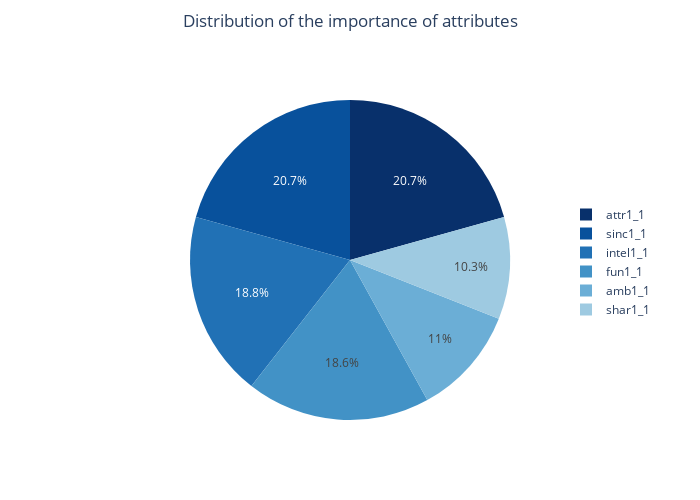

Notebook code cell kept with this figure:
### Code cell
color_palette = px.colors.sequential.Blues[::-1]
df_attributes_sort = df_attributes.median().sort_values(ascending=False)
trace = go.Pie(labels=attributes, values=df_attributes_sort, marker=dict(colors=color_palette))

layout = go.Layout(
    title={'text': 'Distribution of the importance of attributes', 'x': 0.5,'yanchor': 'top', 'y': 0.97},
    width=700, 
    height=500,
        legend=dict(
        x=0.9,
        y=0.3
    )
    )
fig = go.Figure(data=[trace], layout=layout)
fig.show()

### Figure 1 — Plotly figure (JSON) as saved in the notebook; plotly's stock layout.template omitted (floating-point values rounded to 4 significant figures)
{"data": [{"labels": ["attr1_1", "sinc1_1", "intel1_1", "fun1_1", "amb1_1", "shar1_1"], "marker": {"colors": ["rgb(8,48,107)", "rgb(8,81,156)", "rgb(33,113,181)", "rgb(66,146,198)", "rgb(107,174,214)", "rgb(158,202,225)", "rgb(198,219,239)", "rgb(222,235,247)", "rgb(247,251,255)"]}, "type": "pie", "values": [20, 20, 18.18, 18, 10.64, 10]}], "layout": {"height": 500, "legend": {"x": 0.9, "y": 0.3}, "title": {"text": "Distribution of the importance of attributes", "x": 0.5, "y": 0.97, "yanchor": "top"}, "width": 700}}
